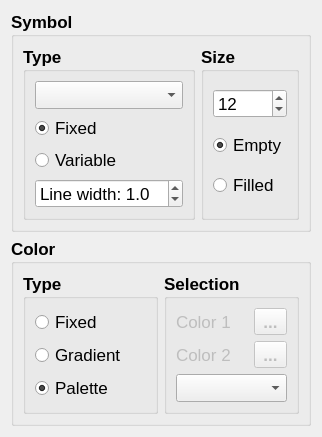
     <widget class="QWidget" name="data">
      <attribute name="title">
       <string>Data</string>
      </attribute>
      <layout class="QVBoxLayout" name="verticalLayout_6">
       <item>
        <widget class="QGroupBox" name="groupBox">
         <property name="font">
          <font>
           <pointsize>13</pointsize>
           <weight>75</weight>
           <bold>true</bold>
          </font>
         </property>
         <property name="layoutDirection">
          <enum>Qt::LeftToRight</enum>
         </property>
         <property name="title">
          <string>Symbol</string>
         </property>
         <layout class="QHBoxLayout" name="horizontalLayout">
          <item>
           <widget class="QGroupBox" name="groupBox_3">
            <property name="title">
             <string>Type</string>
            </property>
            <layout class="QVBoxLayout" name="verticalLayout_2">
             <item>
              <widget class="QComboBox" name="cbSymbolType">
               <property name="enabled">
                <bool>true</bool>
               </property>
               <property name="font">
                <font>
                 <weight>50</weight>
                 <bold>false</bold>
                </font>
               </property>
               <property name="toolTip">
                <string>Empty symbol</string>
               </property>
              </widget>
             </item>
             <item>
              <widget class="QRadioButton" name="rbFixedSymbol">
               <property name="font">
                <font>
                 <weight>50</weight>
                 <bold>false</bold>
                </font>
               </property>
               <property name="toolTip">
                <string>Fixed symbol shape</string>
               </property>
               <property name="text">
                <string>Fixed</string>
               </property>
               <property name="checked">
                <bool>true</bool>
               </property>
              </widget>
             </item>
             <item>
              <widget class="QRadioButton" name="rbVariableSymbol">
               <property name="font">
                <font>
                 <weight>50</weight>
                 <bold>false</bold>
                </font>
               </property>
               <property name="toolTip">
                <string>Variable symbol shape</string>
               </property>
               <property name="text">
                <string>Variable</string>
               </property>
               <property name="checked">
                <bool>false</bool>
               </property>
              </widget>
             </item>
             <item>
              <widget class="QDoubleSpinBox" name="spinBoxLineW">
               <property name="font">
                <font>
                 <pointsize>13</pointsize>
                 <weight>50</weight>
                 <bold>false</bold>
                </font>
               </property>
               <property name="prefix">
                <string>Line width: </string>
               </property>
               <property name="decimals">
                <number>1</number>
               </property>
               <property name="minimum">
                <double>0.100000000000000</double>
               </property>
               <property name="maximum">
                <double>10.000000000000000</double>
               </property>
               <property name="singleStep">
                <double>0.100000000000000</double>
               </property>
               <property name="value">
                <double>1.000000000000000</double>
               </property>
              </widget>
             </item>
            </layout>
           </widget>
          </item>
          <item>
           <widget class="QGroupBox" name="groupBox_4">
            <property name="title">
             <string>Size</string>
            </property>
            <layout class="QVBoxLayout" name="verticalLayout_3">
             <item>
              <widget class="QSpinBox" name="spinBox">
               <property name="font">
                <font>
                 <weight>50</weight>
                 <bold>false</bold>
                </font>
               </property>
               <property name="maximum">
                <number>40</number>
               </property>
               <property name="singleStep">
                <number>3</number>
               </property>
               <property name="value">
                <number>12</number>
               </property>
              </widget>
             </item>
             <item>
              <widget class="QRadioButton" name="rbEmpty">
               <property name="font">
                <font>
                 <weight>50</weight>
                 <bold>false</bold>
                </font>
               </property>
               <property name="text">
                <string>Empty</string>
               </property>
               <property name="checked">
                <bool>true</bool>
               </property>
              </widget>
             </item>
             <item>
              <widget class="QRadioButton" name="rbFilled">
               <property name="font">
                <font>
                 <weight>50</weight>
                 <bold>false</bold>
                </font>
               </property>
               <property name="toolTip">
                <string>Filled symbol</string>
               </property>
               <property name="text">
                <string>Filled</string>
               </property>
              </widget>
             </item>
            </layout>
           </widget>
          </item>
         </layout>
        </widget>
       </item>
       <item>
        <widget class="QGroupBox" name="groupBox_2">
         <property name="font">
          <font>
           <pointsize>13</pointsize>
           <weight>75</weight>
           <bold>true</bold>
          </font>
         </property>
         <property name="layoutDirection">
          <enum>Qt::LeftToRight</enum>
         </property>
         <property name="title">
          <string>Color</string>
         </property>
         <layout class="QHBoxLayout" name="horizontalLayout_3">
          <item>
           <widget class="QGroupBox" name="groupBox_5">
            <property name="title">
             <string>Type</string>
            </property>
            <layout class="QVBoxLayout" name="verticalLayout_5">
             <item>
              <widget class="QRadioButton" name="rbFixedColor">
               <property name="font">
                <font>
                 <weight>50</weight>
                 <bold>false</bold>
                </font>
               </property>
               <property name="toolTip">
                <string>Fixed color</string>
               </property>
               <property name="text">
                <string>Fixed</string>
               </property>
              </widget>
             </item>
             <item>
              <widget class="QRadioButton" name="rbGradientColor">
               <property name="font">
                <font>
                 <weight>50</weight>
                 <bold>false</bold>
                </font>
               </property>
               <property name="toolTip">
                <string>Gradient color between Color1 and Color2</string>
               </property>
               <property name="text">
                <string>Gradient</string>
               </property>
              </widget>
             </item>
             <item>
              <widget class="QRadioButton" name="rbPalette">
               <property name="font">
                <font>
                 <weight>50</weight>
                 <bold>false</bold>
                </font>
               </property>
               <property name="text">
                <string>Palette</string>
               </property>
               <property name="checked">
                <bool>true</bool>
               </property>
              </widget>
             </item>
            </layout>
           </widget>
          </item>
          <item>
           <widget class="QGroupBox" name="groupBox_6">
            <property name="title">
             <string>Selection</string>
            </property>
            <layout class="QVBoxLayout" name="verticalLayout_4">
             <item>
              <layout class="QGridLayout" name="gridLayout">
               <item row="0" column="2">
                <widget class="QToolButton" name="pickColor1">
                 <property name="enabled">
                  <bool>false</bool>
                 </property>
                 <property name="text">
                  <string>...</string>
                 </property>
                </widget>
               </item>
               <item row="0" column="1">
                <widget class="QLabel" name="labelPickedColor1">
                 <property name="enabled">
                  <bool>false</bool>
                 </property>
                 <property name="font">
                  <font>
                   <weight>50</weight>
                   <bold>false</bold>
                  </font>
                 </property>
                 <property name="text">
                  <string/>
                 </property>
                </widget>
               </item>
               <item row="0" column="0">
                <widget class="QLabel" name="label_4">
                 <property name="enabled">
                  <bool>false</bool>
                 </property>
                 <property name="font">
                  <font>
                   <weight>50</weight>
                   <bold>false</bold>
                  </font>
                 </property>
                 <property name="text">
                  <string>Color 1</string>
                 </property>
                </widget>
               </item>
              </layout>
             </item>
             <item>
              <layout class="QHBoxLayout" name="horizontalLayout_4">
               <item>
                <widget class="QLabel" name="label_5">
                 <property name="enabled">
                  <bool>false</bool>
                 </property>
                 <property name="font">
                  <font>
                   <weight>50</weight>
                   <bold>false</bold>
                  </font>
                 </property>
                 <property name="text">
                  <string>Color 2</string>
                 </property>
                </widget>
               </item>
               <item>
                <widget class="QLabel" name="labelPickedColor2">
                 <property name="enabled">
                  <bool>false</bool>
                 </property>
                 <property name="font">
                  <font>
                   <weight>50</weight>
                   <bold>false</bold>
                  </font>
                 </property>
                 <property name="text">
                  <string/>
                 </property>
                </widget>
               </item>
               <item>
                <widget class="QToolButton" name="pickColor2">
                 <property name="enabled">
                  <bool>false</bool>
                 </property>
                 <property name="text">
                  <string>...</string>
                 </property>
                </widget>
               </item>
              </layout>
             </item>
             <item>
              <widget class="QComboBox" name="cbPalette">
               <property name="font">
                <font>
                 <weight>50</weight>
                 <bold>false</bold>
                </font>
               </property>
               <property name="toolTip">
                <string>Choose color palette</string>
               </property>
              </widget>
             </item>
            </layout>
           </widget>
          </item>
         </layout>
        </widget>
       </item>
      </layout>
     </widget>
